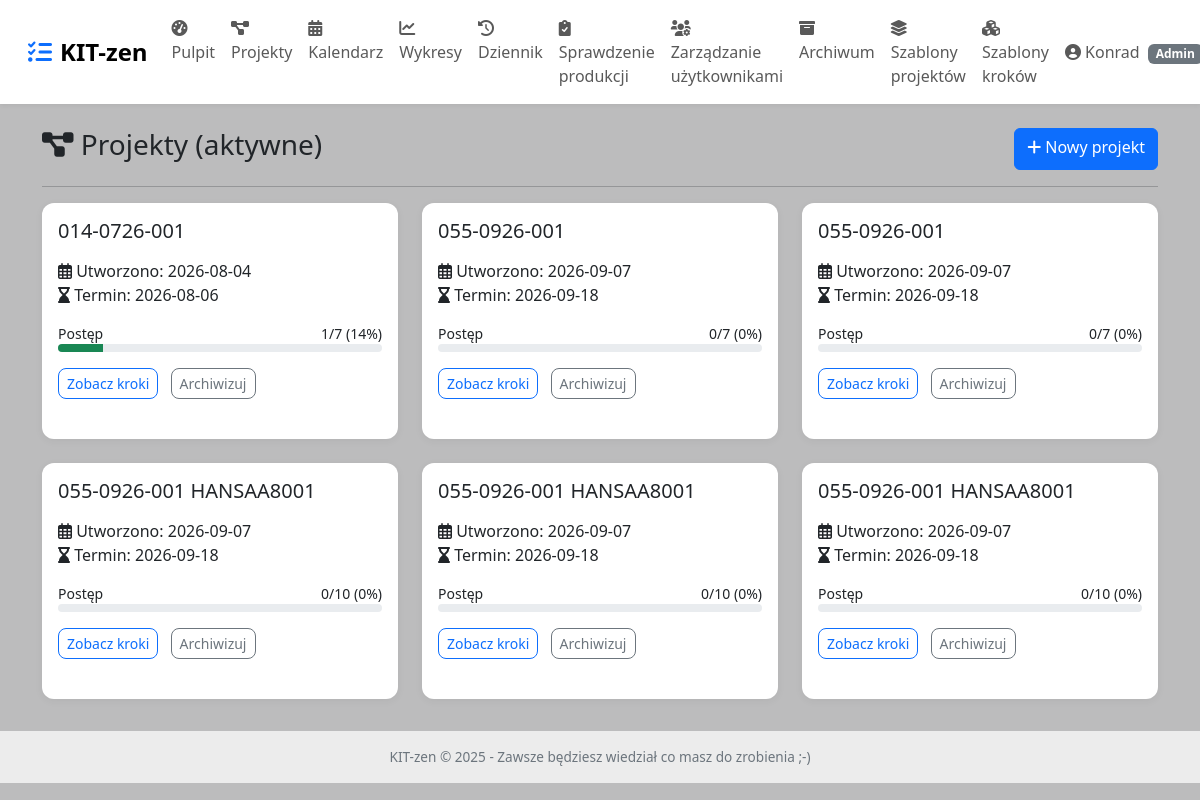
The app's page /projects (signed in) with its own data.
### app7/kdeep/app.py (models this page shows, shortened)
class User(UserMixin, db.Model):
    __tablename__ = 'user'
    id = db.Column(db.Integer, primary_key=True)
    username = db.Column(db.String(80), unique=True, nullable=False)
    password = db.Column(db.String(200), nullable=False)
    is_admin = db.Column(db.Boolean, default=False)
    absence_start = db.Column(db.Date, nullable=True)
    absence_end = db.Column(db.Date, nullable=True)
    roles = db.relationship('Role', secondary=user_roles, backref=db.backref('users', lazy='dynamic'))

class Project(db.Model):
    __tablename__ = 'project'
    id = db.Column(db.Integer, primary_key=True)
    name = db.Column(db.String(200), nullable=False)
    description = db.Column(db.Text)
    created_at = db.Column(db.DateTime, default=now_aware)
    deadline = db.Column(db.Date, nullable=True)
    is_archived = db.Column(db.Boolean, default=False)
    steps = db.relationship('Step', backref='project', order_by='Step.position', cascade='all, delete-orphan')

### app7/kdeep/app.py (the view)
@app.route('/projects')
@login_required
def project_list():
    visible_steps_query = Step.query.options(joinedload(Step.project)).filter(
        ((Step.assigned_user_id == current_user.id) | (Step.assigned_user_id == None)),
        Project.is_archived == False
    ).join(Project)
    visible_project_ids = {s.project_id for s in visible_steps_query}
    projects = Project.query.filter(
        Project.is_archived == False,
        Project.id.in_(visible_project_ids)
    ).all()
    return render_template('projects.html', projects=projects)

### app7/kdeep/app.py (called while the page is built)
@login_manager.user_loader
def load_user(user_id):
    return User.query.get(int(user_id))

### app7/kdeep/templates/projects.html (shortened to what this page needs)
{% extends "base.html" %}
{% block content %}
<div class="d-flex justify-content-between">
    <h3><i class="fas fa-project-diagram"></i> Projekty (aktywne)</h3>
    {% if current_user.is_admin %}<a href="{{ url_for('add_project') }}" class="btn btn-primary"><i class="fas fa-plus"></i> Nowy projekt</a>{% endif %}
</div>
<hr>
<div class="row g-4">
    {% for project in projects %}
    <div class="col-md-6 col-lg-4">
        <div class="card h-100">
            <div class="card-body">
                <h5 class="card-title">{{ project.name }}</h5>
                <p><i class="far fa-calendar-alt"></i> Utworzono: {{ project.created_at.strftime('%Y-%m-%d') }}
                    {% if project.deadline %}<br><i class="fas fa-hourglass-end"></i> Termin: {{ project.deadline }}{% endif %}
                </p>
                {% set total_steps = project.steps|length %}
                {% set done_steps = project.steps|selectattr('status', 'equalto', 'done')|list|length %}
                {% if total_steps > 0 %}
                    {% set percent = (done_steps / total_steps * 100)|round|int %}
                    <div class="mt-2">
                        <div class="d-flex justify-content-between small">
                            <span>Postęp</span>
                            <span>{{ done_steps }}/{{ total_steps }} ({{ percent }}%)</span>
                        </div>
                        <div class="progress" style="height: 8px;">
                            <div class="progress-bar bg-success" role="progressbar" style="width: {{ percent }}%;" aria-valuenow="{{ percent }}" aria-valuemin="0" aria-valuemax="100"></div>
                        </div>
                    </div>
                {% else %}
                    <div class="mt-2 text-muted small">Brak kroków</div>
                {% endif %}
                <div class="mt-3">
                    <a href="{{ url_for('project_steps', project_id=project.id) }}" class="btn btn-outline-primary btn-sm">Zobacz kroki</a>
                    {% if current_user.is_admin and not project.is_archived %}
                    <a href="{{ url_for('archive_project', project_id=project.id) }}" class="btn btn-outline-secondary btn-sm ms-2" onclick="return confirm('Przenieść do archiwum?')">Archiwizuj</a>
                    {% endif %}
                </div>
            </div>
        </div>
    </div>
    {% else %}
    <div class="col-12"><div class="alert alert-info">Brak aktywnych projektów.</div></div>
    {% endfor %}
</div>
{% endblock %}

### app7/kdeep/templates/base.html (shortened to what this page needs)
<!DOCTYPE html>
<html lang="pl">
<head>
    <link href="https://cdn.jsdelivr.net/npm/bootstrap@5.3.0/dist/css/bootstrap.min.css" rel="stylesheet">
    <link rel="stylesheet" href="https://cdnjs.cloudflare.com/ajax/libs/font-awesome/6.0.0/css/all.min.css">
</head>
<body>
<nav class="navbar navbar-expand-lg bg-white px-3 py-2">
    <div class="container-fluid">
        <a class="navbar-brand" href="{{ url_for('dashboard') }}">
            <i class="fas fa-tasks me-2 text-primary"></i>KIT-zen
        </a>
        <div class="collapse navbar-collapse" id="navbarMain">
            <ul class="navbar-nav me-auto mb-2 mb-lg-0">
                <li class="nav-item"><a class="nav-link" href="{{ url_for('dashboard') }}"><i class="fas fa-tachometer-alt"></i> Pulpit</a></li>
                <li class="nav-item"><a class="nav-link" href="{{ url_for('project_list') }}"><i class="fas fa-project-diagram"></i> Projekty</a></li>
                <li class="nav-item"><a class="nav-link" href="{{ url_for('calendar_view') }}"><i class="fas fa-calendar-alt"></i> Kalendarz</a></li>
                <li class="nav-item"><a class="nav-link" href="{{ url_for('charts') }}"><i class="fas fa-chart-line"></i> Wykresy</a></li>
                <li class="nav-item"><a class="nav-link" href="{{ url_for('view_logs') }}"><i class="fas fa-history"></i> Dziennik</a></li>
                {% if current_user.is_authenticated and (current_user.is_admin or current_user.has_role('technolog')) %}
                <li class="nav-item"><a class="nav-link" href="{{ url_for('sprawdzenie_produkcji') }}"><i class="fas fa-clipboard-check"></i> Sprawdzenie produkcji</a></li>
                {% endif %}
                {% if current_user.is_admin %}
                <li class="nav-item"><a class="nav-link" href="{{ url_for('admin_users') }}"><i class="fas fa-users-cog"></i> Zarządzanie użytkownikami</a></li>
                <li class="nav-item"><a class="nav-link" href="{{ url_for('archive') }}"><i class="fas fa-archive"></i> Archiwum</a></li>
                <li class="nav-item"><a class="nav-link" href="{{ url_for('list_project_templates') }}"><i class="fas fa-layer-group"></i> Szablony projektów</a></li>
                <li class="nav-item"><a class="nav-link" href="{{ url_for('list_step_templates') }}"><i class="fas fa-cubes"></i> Szablony kroków</a></li>
                {% endif %}
            </ul>
            <ul class="navbar-nav ms-auto">
                <li class="nav-item dropdown">
                    <a class="nav-link dropdown-toggle" href="#" id="userDropdown" role="button" data-bs-toggle="dropdown">
                        <i class="fas fa-user-circle"></i> {{ current_user.username }}
                        {% if current_user.is_admin %}<span class="badge bg-secondary ms-1">Admin</span>{% endif %}
                    </a>
                </li>
            </ul>
        </div>
    </div>
</nav>
<div class="container mt-4">
    {% block content %}{% endblock %}
</div>
<div class="footer">
    KIT-zen &copy; 2025 - Zawsze będziesz wiedział co masz do zrobienia ;-)
</div>
</body>
</html>

### app7/kdeep/templates/base.html (style rules this page uses)
body { background-color: #bcbcbd; font-family: 'Segoe UI', Roboto, 'Helvetica Neue', sans-serif; }
.navbar-brand { font-weight: bold; font-size: 1.5rem; }
.navbar { box-shadow: 0 2px 4px rgba(0,0,0,0.05); }
.card { border-radius: 0.75rem; border: none; box-shadow: 0 2px 8px rgba(0,0,0,0.05); margin-bottom: 1.5rem; }
.btn-sm { border-radius: 0.5rem; }
.footer { text-align: center; background-color: #ececec; margin-top: 2rem; padding: 1rem; color: #6c757d; font-size: 0.85rem; }

### records on screen
User: username "Konrad"
Project: name "014-0726-001", created_at "2026-08-04", deadline "2026-08-06", done_steps "1", total_steps "7", percent "14"
Project: name "055-0926-001", created_at "2026-09-07", deadline "2026-09-18", is_archived "0", total_steps "7"
Project: name "055-0926-001", created_at "2026-09-07", deadline "2026-09-18", is_archived "0", total_steps "7"
Project: name "055-0926-001 HANSAA8001", created_at "2026-09-07", deadline "2026-09-18", is_archived "0", total_steps "10"
Project: name "055-0926-001 HANSAA8001", created_at "2026-09-07", deadline "2026-09-18", is_archived "0", total_steps "10"
Project: name "055-0926-001 HANSAA8001", created_at "2026-09-07", deadline "2026-09-18", is_archived "0", total_steps "10"
